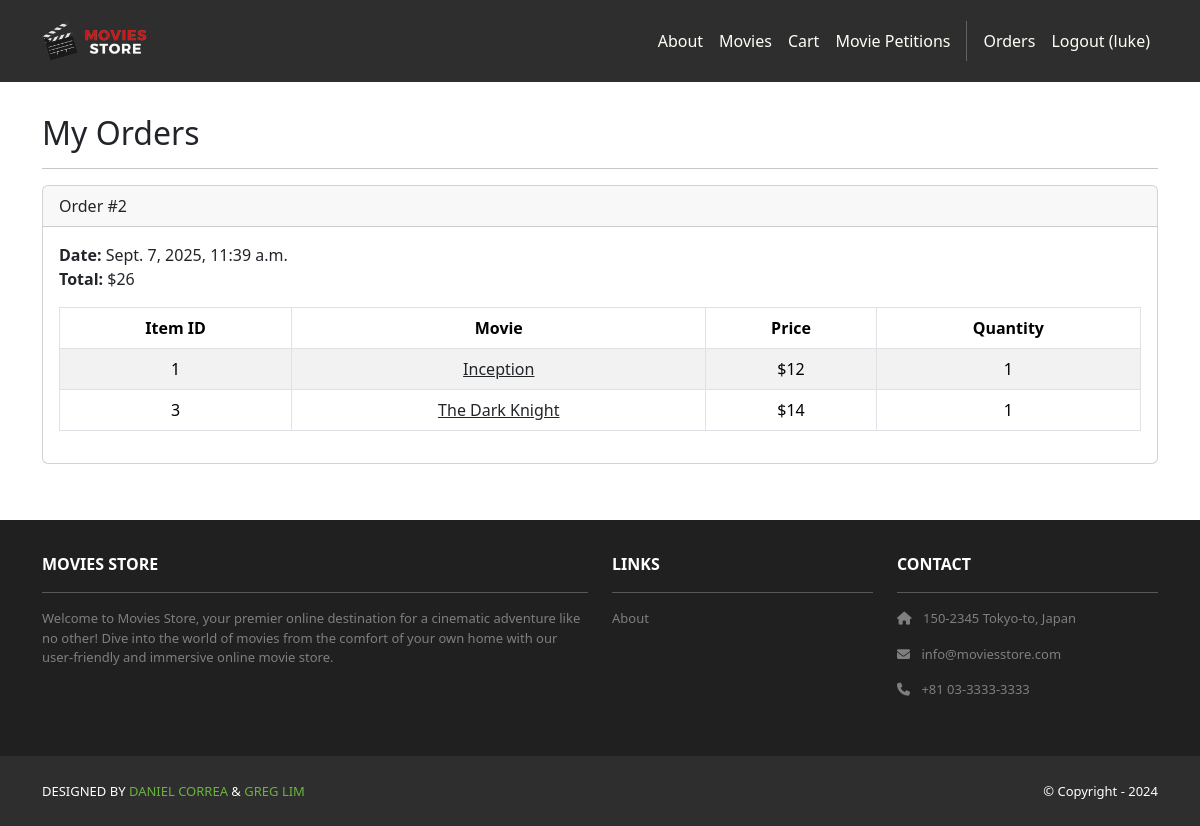
/accounts/orders/ (signed in), run on an earlier commit of the app's database.
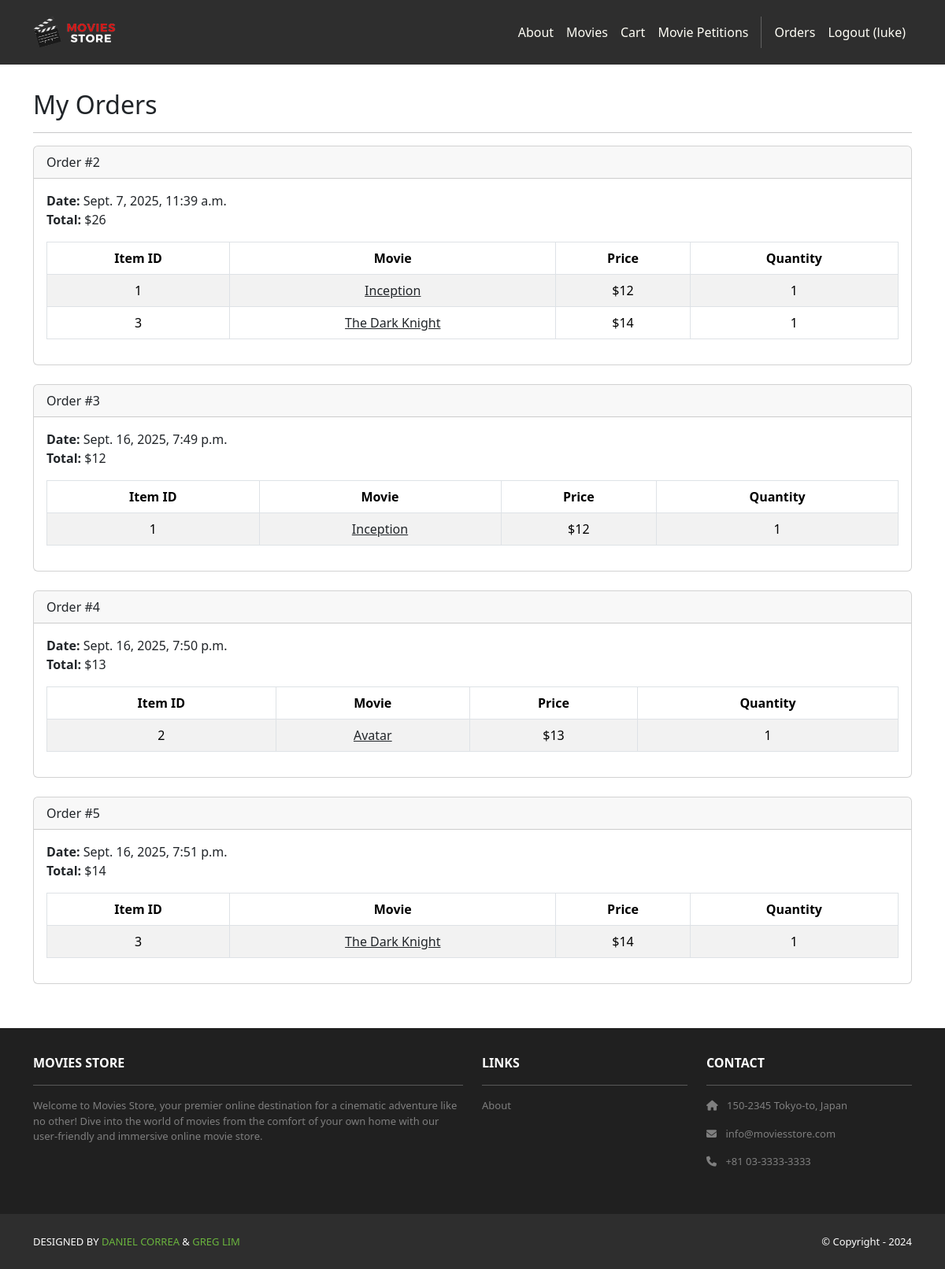
And on a later commit of the database.
### cart/models.py (models this page shows, shortened)
class Order(models.Model):
    id = models.AutoField(primary_key=True)
    total = models.IntegerField()
    date = models.DateTimeField(auto_now_add=True)
    user = models.ForeignKey(User, on_delete=models.CASCADE)

class Item(models.Model):
    id = models.AutoField(primary_key=True)
    price = models.IntegerField()
    quantity = models.IntegerField()
    order = models.ForeignKey(Order, on_delete=models.CASCADE)
    movie = models.ForeignKey(Movie, on_delete=models.CASCADE)

### movies/models.py (models this page shows, shortened)
class Movie(models.Model):
    id = models.AutoField(primary_key=True)
    name = models.CharField(max_length=255)
    price = models.IntegerField()
    description = models.TextField()
    image = models.ImageField(upload_to='movie_images/')

### accounts/views.py (the view)
# urls.py: path('orders/', views.orders, name='accounts.orders'),
@login_required
def orders(request):
    template_data = {}
    template_data['title'] = 'Orders'
    template_data['orders'] = request.user.order_set.all()
    return render(request, 'accounts/orders.html', {'template_data': template_data})

### accounts/templates/accounts/orders.html
{% extends 'base.html' %}
{% block content %}
<div class="p-3">
  <div class="container">
    <div class="row mt-3">
      <div class="col mx-auto mb-3">
        <h2>My Orders</h2>
        <hr />
        {% for order in template_data.orders %}
        <div class="card mb-4">
          <div class="card-header">
            Order #{{ order.id }}
          </div>
          <div class="card-body">
            <b>Date:</b> {{ order.date }}<br />
            <b>Total:</b> ${{ order.total }}<br />
            <table class="table table-bordered table-striped text-center mt-3">
              <thead>
                <tr>
                  <th scope="col">Item ID</th>
                  <th scope="col">Movie</th>
                  <th scope="col">Price</th>
                  <th scope="col">Quantity</th>
                </tr>
              </thead>
              <tbody>
                {% for item in order.item_set.all %}
                <tr>
                  <td>{{ item.movie.id }}</td>
                  <td>
                    <a class="link-dark" href="{% url 'movies.show' id=item.movie.id %}">
                      {{ item.movie.name }}
                    </a>
                  </td>
                  <td>${{ item.movie.price }}</td>
                  <td>{{ item.quantity }}</td>
                </tr>
                {% endfor %}
              </tbody>
            </table>
          </div>
        </div>
        {% endfor %}
      </div>
    </div>
  </div>
</div>
{% endblock content %}

### moviesstore/templates/base.html (shortened to what this page needs)
<!DOCTYPE html>
<html>
  {% load static %}
  <head>
    <link href="https://cdn.jsdelivr.net/npm/bootstrap@5.3.3/dist/css/bootstrap.min.css" rel="stylesheet">
    <link rel="stylesheet" href="https://cdnjs.cloudflare.com/ajax/libs/font-awesome/6.1.1/css/all.min.css">
    <link rel="stylesheet" type="text/css" href="{% static 'css/style.css' %}">
  </head>
  <body>
    <nav class="p-3 navbar navbar-dark bg-dark navbar-expand-lg">
      <div class="container">
        <a class="navbar-brand" href="{% url 'home.index' %}">
          <img src="{% static 'img/logo.png' %}" alt="logo" height="40" />
        </a>
        <div class="collapse navbar-collapse" id="navbarNavAltMarkup">
          <div class="navbar-nav ms-auto navbar-ml">
            <a class="nav-link" href="{% url 'home.about' %}">About</a>
            <a class="nav-link" href="{% url 'movies.index' %}">Movies</a>
            <a class="nav-link" href="{% url 'cart.index' %}">Cart</a>
            <a class="nav-link" href="{% url 'petition_list' %}">Movie Petitions</a>
            {% if user.is_authenticated %}
            <a class="nav-link" href="{% url 'accounts.orders' %}">Orders</a>
            <a class="nav-link" href="{% url 'accounts.logout' %}">Logout ({{ user.username }})</a>
            {% else %}
            <a class="nav-link" href="{% url 'accounts.login' %}">Login</a>
            <a class="nav-link" href="{% url 'accounts.signup' %}">Sign Up</a>
            {% endif %}
          </div>
        </div>
      </div>
    </nav>
    <div>
      {% block content %}
      {% endblock content %}
    </div>
    <section class="p-3 ms-footer d-none d-md-block">
      <div class="container">
        <div class="row mt-3 text-white">
          <div class="col-md-6 col-lg-6 col-xl-6 mx-auto mb-4">
            <b>MOVIES STORE</b>
            <hr />
            <p>Welcome to Movies Store, your premier online destination for a cinematic
              adventure like no other! Dive into the world of movies from the comfort of your own home with our user-friendly
              and immersive online movie store.</p>
          </div>
          <div class="col-md-3 col-lg-3 col-xl-3 mx-auto mb-4">
            <b>LINKS</b>
            <hr />
            <p><a class="nav-link" href="{% url 'home.about' %}">About</a></p>
          </div>
          <div class="col-md-3 col-lg-3 col-xl-3 mx-auto mb-4">
            <b>CONTACT</b>
            <hr />
            <p><i class="fas fa-home me-2"></i> 150-2345 Tokyo-to, Japan</p>
            <p><i class="fas fa-envelope me-2"></i> info@moviesstore.com</p>
            <p><i class="fas fa-phone me-2"></i> +81 03-3333-3333</p>
          </div>
        </div>
      </div>
    </section>
    <section class="p-3 ms-footer-bottom bg-dark">
      <div class="container d-flex justify-content-between">
        <div class="me-5 text-white">
          <span>DESIGNED BY <a href="https://www.x.com/danielgarax" target="_blank">DANIEL CORREA</a> &
            <a href="https://www.x.com/greglim81" target="_blank">GREG LIM</a>
          </span>
        </div>
        <div class="text-white">
          <span>© Copyright - 2024</span>
        </div>
      </div>
    </section>
  </body>
</html>

### moviesstore/static/css/style.css (style rules this page uses)
.navbar a.nav-link { color: #FFFEF6 !important; }
.bg-dark { background-color: #2E2E2E !important; }
.ms-footer { background-color: #202020; }
.ms-footer p { color: #7F7F7F; font-size: 13px; }
.ms-footer-bottom span { font-size: 13px; line-height: 38px; }
.ms-footer-bottom a { color: #6ab43e; text-decoration: none; }

What changed in the data, as far as the page shows it:
added Order: id "3", date "Sept. 16, 2025, 7:49 p.m.", total "12"
added Item: movie.id "1", movie.name "Inception", movie.price "12", quantity "1", shown under "3"
added Order: id "4", date "Sept. 16, 2025, 7:50 p.m.", total "13"
added Item: movie.id "2", movie.name "Avatar", movie.price "13", quantity "1", shown under "4"
added Order: id "5", date "Sept. 16, 2025, 7:51 p.m.", total "14"
added Item: movie.id "3", movie.name "The Dark Knight", movie.price "14", quantity "1", shown under "5"
